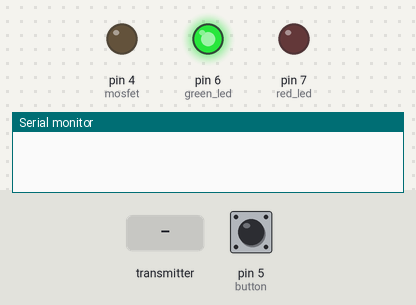
Bench run of a sketch on a simulated Arduino Uno, built with avr-gcc and run on an emulated ATmega328P. Shown: output pins drawn as LEDs (lit = HIGH), the last lines printed to the serial monitor. Inputs (shaded band) come from the test bench; at power-on: pin 5 (button) HIGH. No radio packets arrive unless stated.

Above: at 1.2 s.
1.3 s: the transmitter starts sending ackData.0 = 0
At 2.4 s:
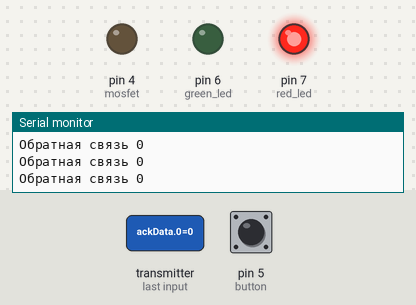
2.8 s: the transmitter starts sending ackData.0 = 1023
Timing chart, 0 to 5.8 s (numbered marks = the images above; inputs shaded):
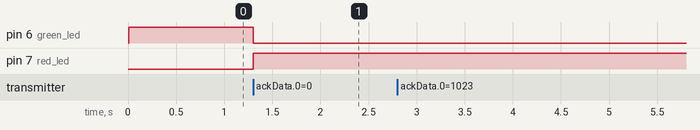

Measured:
- after the input at 1.3 s, pin 6 (green_led): HIGH → LOW at once; pin 7 (red_led): LOW → HIGH at once

The sketch:

TX.ino
```cpp
// Если используется китайский клон LGT8F328P, то выбрать такие её настройки
// для прошивки:
// Плата: "LGT8F328 + 16 MHz crystal"
// Clock: "External 16 MHz"
// Variant: "328P-LQFP32"
// Upload speed: "57600"

#include <SPI.h>
#include <nRF24L01.h>
#include <RF24.h>
RF24 radio(9, 10);

#define numPlayer 1

#define mosfet 4  //мосфет
#define button 5  //кнопка
#define green_led 6  //красный светодиод
#define red_led 7  //зеленый светодиод

byte butt;
bool flag = 0;
bool flag2 = 0;

int myData[1];
int ackData[1];
int rxData[1];

void setup() {
  Serial.begin(9600);
  radio.begin           ();
  radio.setChannel      (0x4c);
  radio.setDataRate     (RF24_2MBPS);
  radio.setPALevel      (RF24_PA_MAX);
  radio.setRetries(4,10);
  radio.enableAckPayload();
  radio.enableDynamicPayloads();

  radio.openWritingPipe (0xAABBCCDD11LL);

  radio.openReadingPipe (1, 0xAABBCCDD77LL);

radio.startListening();

  pinMode(button, INPUT_PULLUP);
  pinMode(mosfet, OUTPUT);
  pinMode(red_led, OUTPUT);
  pinMode(green_led, OUTPUT);
  digitalWrite(green_led, 1);
  myData[0] = numPlayer;
}

void win() {
  digitalWrite(mosfet, 1);
  digitalWrite(red_led, 1);
  digitalWrite(green_led, 0);
  flag2 = 1;
}

void reseting() {
  digitalWrite(mosfet, 0);
  digitalWrite(red_led, 0);
  digitalWrite(green_led, 1);
  flag = 0; flag2 = 0;
}

void loose() {
  digitalWrite(mosfet, 0);
  digitalWrite(red_led, 1);
  digitalWrite(green_led, 0);
  flag = 1;
}

void loop() {
  butt = digitalRead(button);
  if (!butt && !flag) {
    radio.stopListening();
    flag = 1;
    if (radio.write(&myData, sizeof(myData))) {
      Serial.print("Отправка "); Serial.println(myData[0]);
    } else Serial.println("Феил отправки");

    if (radio.isAckPayloadAvailable()) {
      radio.read(&ackData, sizeof(ackData));
      if (ackData[0] == numPlayer * 11) win();
      Serial.print("Обратная связь "); Serial.println(ackData[0]);
    } else Serial.println("Феил обратной связи");
    radio.startListening();
  }

  if (radio.available(0xAABBCCDD77LL)) {
    radio.read(&rxData, sizeof(rxData));
    Serial.print("Обратная связь "); Serial.println(rxData[0]);
    if (rxData[0] == 10) reseting();
    else {
      if (!flag2) loose();
    }
  }
  if (radio.rxFifoFull()) radio.flush_tx();
}
```
